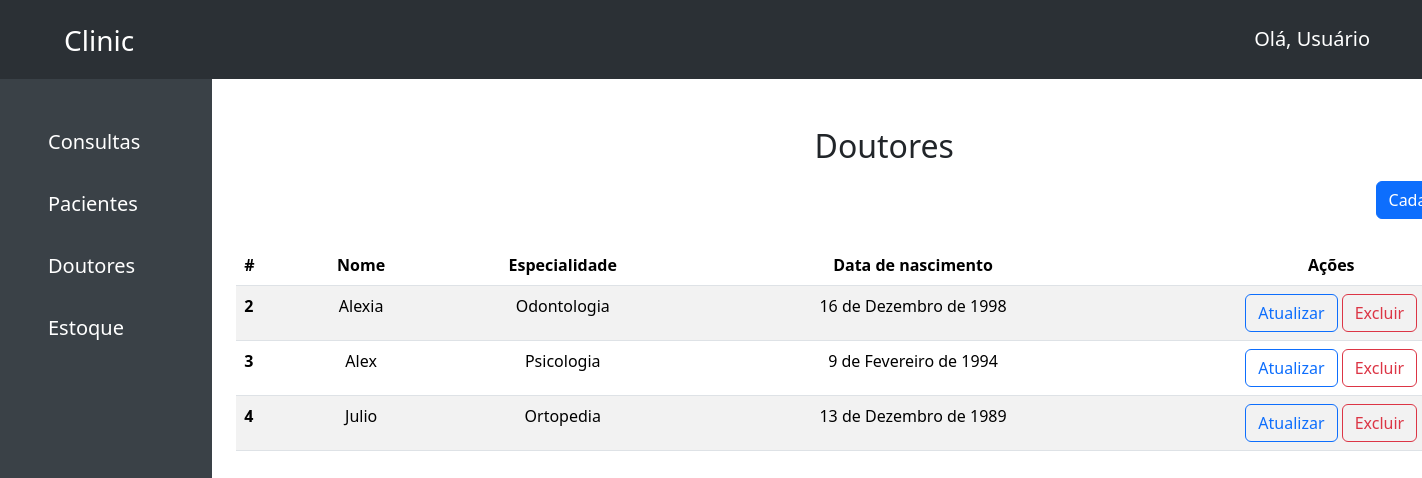
The app's page /doctors/ with its own data.
### front/models.py (models this page shows)
class Doctor(models.Model):
    name = models.CharField(max_length = 255, blank = False)
    specialty = models.CharField(max_length = 100, null = True, blank = False)
    birth_date = models.DateField(null = True, blank = False)

### front/views.py (the view)
# urls.py: path("doctors/", views.DoctorsHomeView.as_view(), name="doctors"),
class DoctorsHomeView(ListView):
    template_name = "front/doctors/index.html"
    model = Doctor
    context_object_name = "doctors"

### front/templates/front/doctors/index.html (shortened to what this page needs)
{% extends "front/base.html" %}
{% load widget_tweaks %}
{% block conteudo %}
<div class="container pt-5" style="margin-right: 25em;">
    <div>
        <h2 class="text-center">Doutores</h2>
        <a class="btn btn-primary mt-2" href="{% url 'create_doctor' %}" style="float: right">Cadastrar Doutor</a>
    </div>
    {% if doctors %}
        <table class="table table-striped" style="margin-top: 5em">
            <thead>
                <tr>
                    <th>#</th>
                    <th class="text-center">Nome</th>
                    <th class="text-center">Especialidade</th>
                    <th class="text-center">Data de nascimento</th>
                    <th class="text-center">Ações</th>
                </tr>
            </thead>
            <tbody>
                {% for doctor in doctors %}
                <tr>
                    <td><strong>{{ doctor.pk }}</strong></td>
                    <td class="text-center">{{ doctor.name }}</td>
                    <td class="text-center">{{ doctor.specialty }}</td>
                    <td class="text-center">{{ doctor.birth_date }}</td>
                    <td class="text-center">
                        <a class="btn btn-outline-primary" href="{% url 'update_doctor' pk=doctor.pk %}">Atualizar</a>
                        <a class="btn btn-outline-danger" href="{% url 'delete_doctor' pk=doctor.pk %}">Excluir</a>
                    </td>
                </tr>
                {% endfor %}
            </tbody>
        </table>
    {% else %}
        <p class="text-center pt-5" style="margin-top: 2em;">Sem doutores cadastrados :(</p>
    {% endif %}
</div>
{% endblock %}

### records on screen
Doctor: pk "2", name "Alexia", specialty "Odontologia", birth_date "16 de Dezembro de 1998"
Doctor: pk "3", name "Alex", specialty "Psicologia", birth_date "9 de Fevereiro de 1994"
Doctor: pk "4", name "Julio", specialty "Ortopedia", birth_date "13 de Dezembro de 1989"
